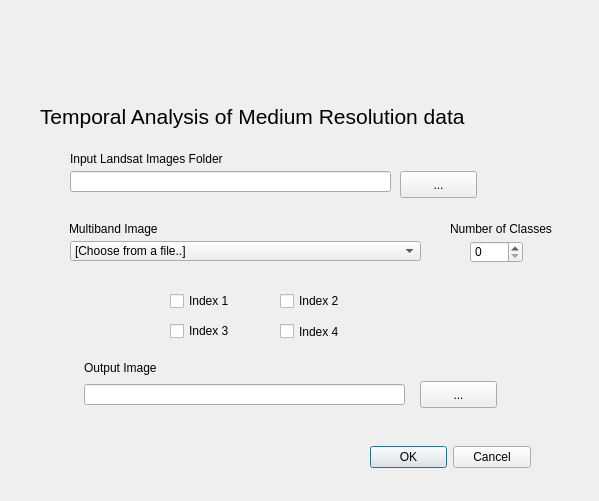
<?xml version="1.0" encoding="UTF-8"?>
<ui version="4.0">
 <class>Temporal</class>
 <widget class="QDialog" name="Temporal">
  <property name="geometry">
   <rect>
    <x>0</x>
    <y>0</y>
    <width>599</width>
    <height>501</height>
   </rect>
  </property>
  <property name="windowTitle">
   <string>Dialog</string>
  </property>
  <widget class="QDialogButtonBox" name="buttonBox">
   <property name="geometry">
    <rect>
     <x>370</x>
     <y>441</y>
     <width>161</width>
     <height>32</height>
    </rect>
   </property>
   <property name="orientation">
    <enum>Qt::Horizontal</enum>
   </property>
   <property name="standardButtons">
    <set>QDialogButtonBox::Cancel|QDialogButtonBox::Ok</set>
   </property>
  </widget>
  <widget class="QLabel" name="logo_sensum">
   <property name="geometry">
    <rect>
     <x>60</x>
     <y>20</y>
     <width>241</width>
     <height>61</height>
    </rect>
   </property>
   <property name="text">
    <string/>
   </property>
   <property name="pixmap">
    <pixmap>.sensum/sensum.png</pixmap>
   </property>
  </widget>
  <widget class="QLineEdit" name="lineEdit_output">
   <property name="geometry">
    <rect>
     <x>70</x>
     <y>171</y>
     <width>321</width>
     <height>21</height>
    </rect>
   </property>
  </widget>
  <widget class="QPushButton" name="pushButton_output">
   <property name="geometry">
    <rect>
     <x>400</x>
     <y>171</y>
     <width>77</width>
     <height>27</height>
    </rect>
   </property>
   <property name="text">
    <string>...</string>
   </property>
  </widget>
  <widget class="QLabel" name="label_title">
   <property name="geometry">
    <rect>
     <x>40</x>
     <y>101</y>
     <width>501</width>
     <height>31</height>
    </rect>
   </property>
   <property name="text">
    <string>&lt;html&gt;&lt;head/&gt;&lt;body&gt;&lt;p&gt;&lt;span style=&quot; font-size:16pt;&quot;&gt;Temporal Analysis of Medium Resolution data&lt;/span&gt;&lt;/p&gt;&lt;/body&gt;&lt;/html&gt;</string>
   </property>
  </widget>
  <widget class="QLabel" name="label_multiband">
   <property name="geometry">
    <rect>
     <x>70</x>
     <y>151</y>
     <width>181</width>
     <height>16</height>
    </rect>
   </property>
   <property name="text">
    <string>Input Landsat Images Folder</string>
   </property>
  </widget>
  <widget class="QCheckBox" name="checkBox">
   <property name="geometry">
    <rect>
     <x>170</x>
     <y>291</y>
     <width>85</width>
     <height>20</height>
    </rect>
   </property>
   <property name="text">
    <string>Index 1</string>
   </property>
  </widget>
  <widget class="QCheckBox" name="checkBox_2">
   <property name="geometry">
    <rect>
     <x>280</x>
     <y>291</y>
     <width>85</width>
     <height>20</height>
    </rect>
   </property>
   <property name="text">
    <string>Index 2</string>
   </property>
  </widget>
  <widget class="QCheckBox" name="checkBox_3">
   <property name="geometry">
    <rect>
     <x>170</x>
     <y>321</y>
     <width>85</width>
     <height>20</height>
    </rect>
   </property>
   <property name="text">
    <string>Index 3</string>
   </property>
  </widget>
  <widget class="QCheckBox" name="checkBox_4">
   <property name="geometry">
    <rect>
     <x>280</x>
     <y>321</y>
     <width>85</width>
     <height>21</height>
    </rect>
   </property>
   <property name="text">
    <string>Index 4</string>
   </property>
  </widget>
  <widget class="QLabel" name="label_multiband_2">
   <property name="geometry">
    <rect>
     <x>69</x>
     <y>221</y>
     <width>101</width>
     <height>16</height>
    </rect>
   </property>
   <property name="text">
    <string>Multiband Image</string>
   </property>
  </widget>
  <widget class="QComboBox" name="comboBox_multiband">
   <property name="geometry">
    <rect>
     <x>70</x>
     <y>241</y>
     <width>351</width>
     <height>20</height>
    </rect>
   </property>
   <item>
    <property name="text">
     <string comment="Click to select File" extracomment="Click to select File">[Choose from a file..]</string>
    </property>
   </item>
  </widget>
  <widget class="QSpinBox" name="spinBox">
   <property name="geometry">
    <rect>
     <x>470</x>
     <y>241</y>
     <width>53</width>
     <height>22</height>
    </rect>
   </property>
  </widget>
  <widget class="QLabel" name="label_multiband_3">
   <property name="geometry">
    <rect>
     <x>450</x>
     <y>221</y>
     <width>121</width>
     <height>16</height>
    </rect>
   </property>
   <property name="text">
    <string>Number of Classes</string>
   </property>
  </widget>
  <widget class="QLineEdit" name="lineEdit_output_2">
   <property name="geometry">
    <rect>
     <x>84</x>
     <y>384</y>
     <width>321</width>
     <height>21</height>
    </rect>
   </property>
  </widget>
  <widget class="QPushButton" name="pushButton_output_2">
   <property name="geometry">
    <rect>
     <x>420</x>
     <y>381</y>
     <width>77</width>
     <height>27</height>
    </rect>
   </property>
   <property name="text">
    <string>...</string>
   </property>
  </widget>
  <widget class="QLabel" name="label_output">
   <property name="geometry">
    <rect>
     <x>84</x>
     <y>360</y>
     <width>83</width>
     <height>16</height>
    </rect>
   </property>
   <property name="text">
    <string>Output Image</string>
   </property>
  </widget>
  <widget class="QLabel" name="logo_unipv">
   <property name="geometry">
    <rect>
     <x>410</x>
     <y>10</y>
     <width>91</width>
     <height>81</height>
    </rect>
   </property>
   <property name="text">
    <string/>
   </property>
   <property name="pixmap">
    <pixmap>.sensum/unipv.png</pixmap>
   </property>
  </widget>
 </widget>
 <resources/>
 <connections>
  <connection>
   <sender>buttonBox</sender>
   <signal>accepted()</signal>
   <receiver>Temporal</receiver>
   <slot>accept()</slot>
   <hints>
    <hint type="sourcelabel">
     <x>248</x>
     <y>254</y>
    </hint>
    <hint type="destinationlabel">
     <x>157</x>
     <y>274</y>
    </hint>
   </hints>
  </connection>
  <connection>
   <sender>buttonBox</sender>
   <signal>rejected()</signal>
   <receiver>Temporal</receiver>
   <slot>reject()</slot>
   <hints>
    <hint type="sourcelabel">
     <x>316</x>
     <y>260</y>
    </hint>
    <hint type="destinationlabel">
     <x>286</x>
     <y>274</y>
    </hint>
   </hints>
  </connection>
 </connections>
</ui>
